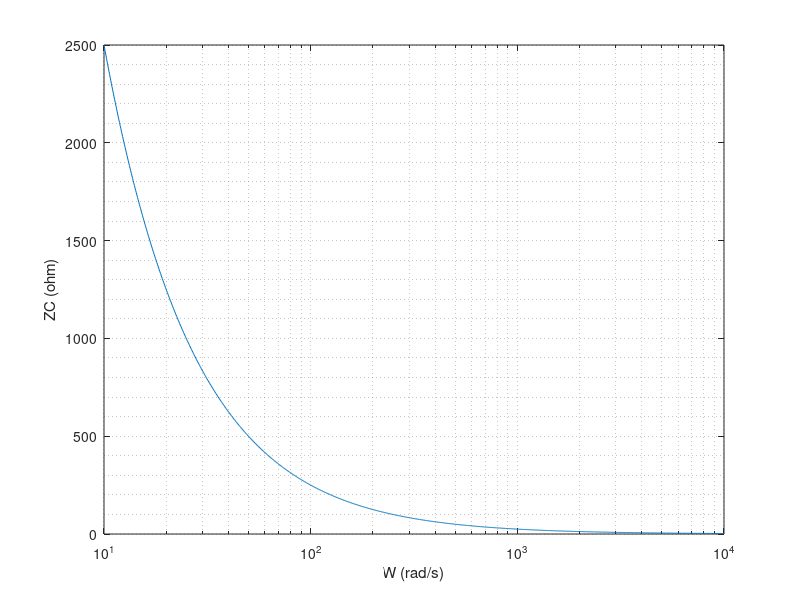
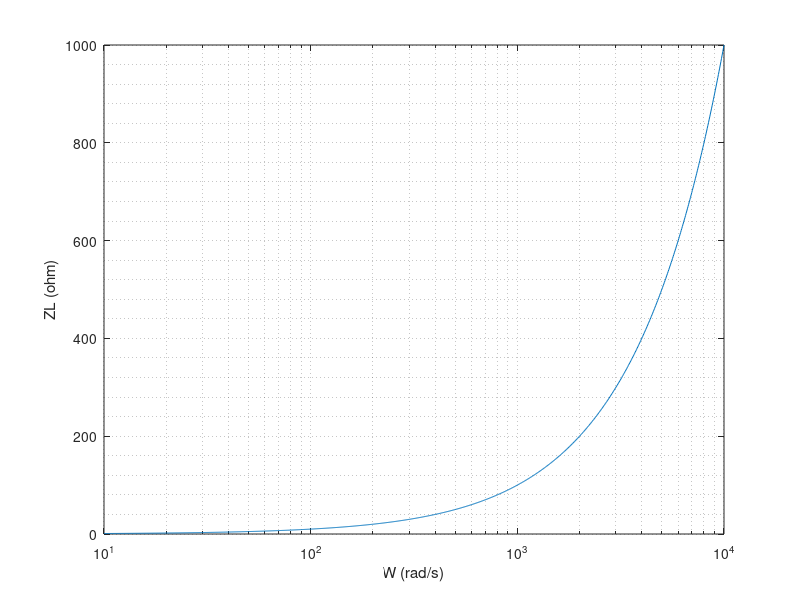

Source code (MATLAB) for these figures, in order:
clc
clear
W = logspace(1 , 4 , 1000); % W = 10-1000 rad/s
Vs = 12.*cos(W);            % Voltage
R = 100;                    % Resistor
L = 100e-3;                 % Inductor
C = 40e-6;                  % Capacitor

% init cal value
Zr = R;                     % ZR
Zl = 1j.*W.*L;              % ZL
Zc = 1./(1j.*W.*C);         % ZC
Zt = Zr + Zl + Zc;          % ZT(total)

% plot Zc vs W
figure(1)                    
abs_Zc = abs(Zc);
semilogx(W,abs_Zc);
xlabel("W (rad/s)");
ylabel("ZC (ohm)");
grid minor

% plot Zl vs W 
figure(2)
abs_Zl = abs(Zl);
semilogx(W,abs_Zl);
xlabel("W (rad/s)");
ylabel("ZL (ohm)");
grid minor

